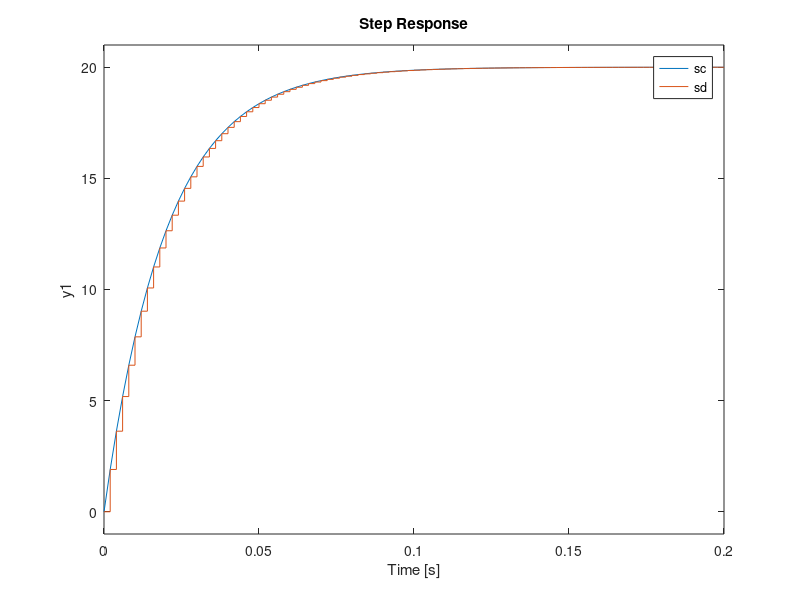

Source code (MATLAB): (Note: this script raises an error after producing the figure.)
%% Práctica 1 - CPyR 
% Autor :               Sergio Pons
% Fecha creacion:       17/11/2020
% Ultima modificacion:  22/11/2020
%% == Limpiar ==
%clear all; close all; clc;

%% == 1. Iniciacion de variables ==
Km = 0.5;   % Coeficiente del motor [Nm/V]
Jm = 0.001;  % Incercia [kg m2]
Bm = 0.05;   % Coef. de rozamiento lineal [Nms]
Nm = 2;

% = Matrices en continua =
Ac = -Bm/Jm;
Bc = Km/Jm;
Cc = Nm;
Dc = 0;

%% == 2. Modelo de espacio de estados ==
sc = ss(Ac,Bc,Cc,Dc);

%% == 3. Determinar periodo de discretizacion ==
Td = 0.002;     % Tiempo de muestreo 10 veces superior a la w más rápida
sd = c2d(sc,Td);

%% == 4. Simular el sistema discreto ==
step(sc,sd);
grid;
% Determinar si el periodod de discretizacion es correcto en base a los
% resultados y si no es asi modificarlo

%% == 5. Extraer matrices A,B,C ==
A = sd.a;
B = sd.b;
C = sd.c;

%% == 6. Codificacion de referenia ==
N = 100;
Ref = [zeros(floor(N/4),1); 100*ones(floor(N/4),1); 200*ones(floor(N/4),1); 
-100*ones(N-floor(3*N/4),1)]';

% = Datos = 
h = 10; % horizonte
q = 1; % ponderacion de la accion de control
r = 1;  % ponderacion del error  de referencia

% = Matrices de ponderacion = En este caso no hace falta, dado que
% utilizamos únicamente la primera fila de la matriz K.
% [ny,nx] = size(C);
% [nx,nu] = size(B);
% % MAtrices de ponderacion en el horizonte
% Q = zeros(hu*nu);
% for i = 1:nu:hu*nu
%     Q(i:i+nu-1, i:i+nu-1) = q;
% end
% 
% R = zeros(h*ny);
% for i = 1:ny:h*ny
%     R(i:i+nu-1, i:i+nu-1) = r;
% end
%% == 7. Calculo de matrices G y F ==
[G,F,Gp]=CreateMPC_SS_Du_Matrices(A,B,C,h);

%% == 8. Calculo de la ganancia ==
%SI no hay restricciones, la solución óptima se reduce al cálculo de la ganancia K
K=inv(G'*r*G+q*eye(h))*G'*r;
K1=K(1,:);

